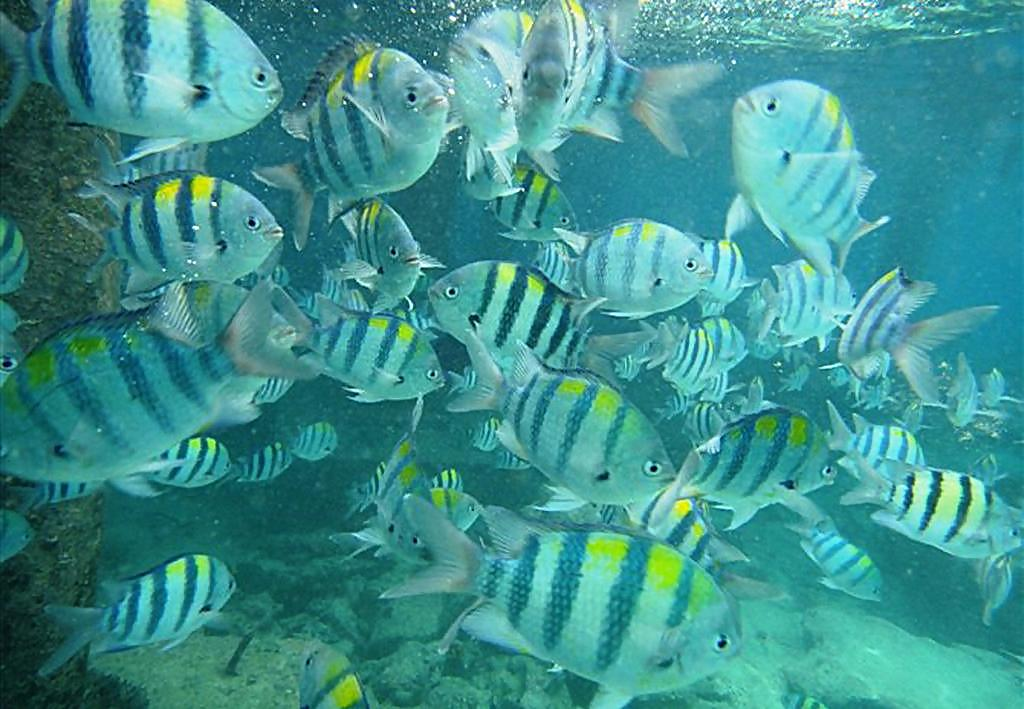
#> input picture images/before/116_img_.png, 1024 x 709 px; its folder holds only this picture in this run
$ python test.py
#> lines starting #> are read from the running program, lines starting #| are printed output that depends on the picture
#> in main, img is the input picture: shape (709, 1024, 3); mean B, G, R 142.3, 145.2, 61
#> (printed output is left out)
### LACC.py
import cv2
import numpy as np

def process(I, stop_criterion=1e-2, noise_kernel_size=25, noise_std=1.0):
  '''
  I:
  The input image of which the channel format is normalsed RGB or normalised BGR,
  i.e. the range of values for each channel is [0.0, 1.0].

  stop_criterion:
  When the loss being minimised is less than or equal to this value, stop the iterative optimisation loop.

  noise_kernel_size:
  The size of the square gaussian kernel for blurring the input I.

  noise_std:
  The standard deviation of the 2d isotropic gaussian distribution used for blurring the input I.

  '''
#> called with stop_criterion = 0.01, noise_kernel_size = 25, noise_std = 1

  mean = np.mean(I, axis=(0, 1))
#> mean = [0.558, 0.569, 0.24]
  order_indices = np.argsort(mean)
#> order_indices = [2, 0, 1]
  mean_s = mean[order_indices[0]]
#> mean_s = 0.24
  mean_m = mean[order_indices[1]]
#> mean_m = 0.558
  mean_l = mean[order_indices[2]]
#> mean_l = 0.569

  I_copy = I.copy()
  # I_s/I_m/I_l are views of I_copy
  I_s = I_copy[..., order_indices[0]]
  I_m = I_copy[..., order_indices[1]]
  I_l = I_copy[..., order_indices[2]]
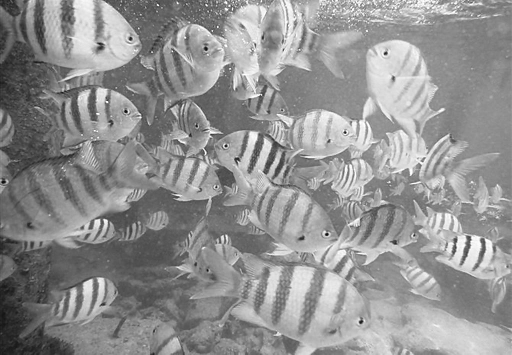
#> I_l: shape (709, 1024) float32 (shown at 1/2 size); min 0.0118, max 1, mean 0.569

  min_I_l = np.min(I_l)
#> min_I_l = 0.0118
  max_I_l = np.max(I_l)
#> max_I_l = 1
  # Constraining the lower bound of the denominator to retain numerical stability
  denominator = np.maximum(max_I_l - min_I_l, 1e-8)
#> denominator = 0.988
  I_l = (I_l - min_I_l) / denominator
  mean_l = (mean_l - min_I_l) / denominator
#> mean_l = 0.564

  # Minimising the loss function "loss1 + loss2" by iteratively
  # update I_s/mean_s and I_m/mean_m based on I_l/mean_l
  while True:

    loss2 = np.abs(mean_l - mean_s)
    loss1 = np.abs(mean_l - mean_m)
    #print(f'|loss| = {loss1 + loss2}')
    if loss1+loss2 <= stop_criterion:
      break


    I_s += (mean_l - mean_s) * I_l
    I_m += (mean_l - mean_m) * I_l
    mean_s = np.mean(I_s)
    mean_m = np.mean(I_m)
#> this loop made 6 passes
#> (loss2, loss1, mean_s, mean_m) on passes 1 to 5: (0.325, 0.00608, 0.422, 0.562), (0.142, 0.00254, 0.502, 0.563), (0.0619, 0.00111, 0.537, 0.564), (0.027, 0.000483, 0.552, 0.564), (0.0117, 0.00021, 0.559, 0.564)
#> pass 1, in process, `I_s += (mean_l - mean_s) * I_l`:
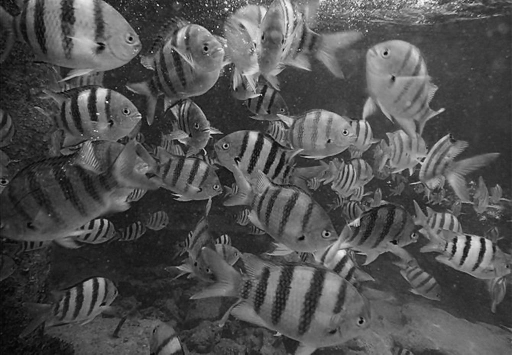
#> I_s: shape (709, 1024) float32 (shown at 1/2 size); min 0, max 1.32, mean 0.422; drawn with min black and max white


  I_ct_list = [(I_s, order_indices[0]), (I_m, order_indices[1]), (I_l, order_indices[2])]
  I_ct_list.sort(key=lambda pair: pair[1])
  I_ct = np.stack([I_ct_channel for I_ct_channel, _ in I_ct_list], axis=-1)

  D = I - cv2.GaussianBlur(I, (noise_kernel_size, noise_kernel_size), noise_std)
  one_minus_AM = I[..., order_indices[0]:order_indices[0]+1]**1.2
  #one_minus_AM = np.min(I, axis=-1, keepdims=True)**1.2


  return np.clip(D + (1.0 - one_minus_AM) * I_ct + one_minus_AM * I, 0.0, 1.0)


### LACE.py
import cv2
import numpy as np

def process(Lab, block_size=25, epsilon=1e-2):
  '''
  Lab:
  The input image in the CIEL*a*b* format.

  block_size:
  The size of square blocks for calculating local statistics;
  this is also the size of the square kernel used for guilded image filtering.

  epsilon:
  The parameter of guilded image filtering which controls the degree of local variances being preserved.
  Its value should be >= 0.0, and the larger it is, the stronger smoothing effect is produced.
  '''
#> called with block_size = 25, epsilon = 0.01

  L = Lab[..., 0]
  ab = Lab[..., 1:]

  ############## for L ##############

  kernel = np.ones((block_size, block_size))
  normalised_kernel = kernel / (block_size*block_size)
  centre = (block_size+1) // 2 - 1

  # The anchor of the kernel
  anchor = np.array((centre, centre))

  # the anchor of the flipped version (both horizontally and vertically) of the kernel. For a w by w square kernel with an odd w,
  # the anchors for both the non-flipped and flipped kernel are the same
  anchor_after_flipped = block_size - anchor - 1

  block_mean = cv2.filter2D(L, -1, normalised_kernel, anchor=anchor)

  # Making sure block variances are at least 1e-8,
  # such that the division operation later which takes variances as denominator will not cause 'divided-by-zero' errors.
  #
  # Note that ratios computed from too small block variances ends up being capped at 2.0,
  # so placing the 1e-8 lower bound is highly unlikely to change the supposed ratio outcomes
  block_var = np.maximum(cv2.filter2D(L**2, -1, normalised_kernel, anchor=anchor) - block_mean**2, 1e-8)
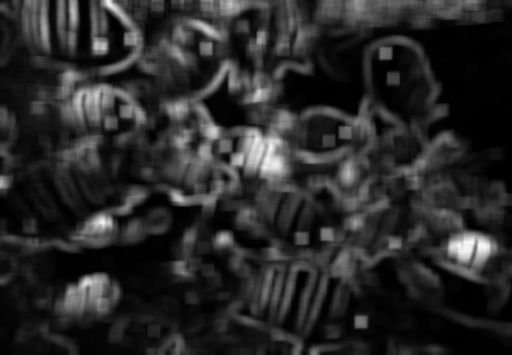
#> block_var: shape (709, 1024) float32 (shown at 1/2 size); min 0.838, max 718.5, mean 117.4; drawn with min black and max white
  global_var = np.var(L)
#> global_var = 315.1
  ratio =  np.minimum(global_var / block_var, 2.0)

  # for each pixel, the scale and offset are averaged over all blocks in which that pixel is involved,
  # so its value in L_eb is equivalent to the average of all mapped pixel values computed from different blocks

  #L_eb = block_mean + ratio * (L - block_mean)
  L_eb = cv2.filter2D(ratio, -1, normalised_kernel, anchor=anchor_after_flipped) * L + cv2.filter2D((1.0 - ratio) * block_mean, -1, normalised_kernel, anchor=anchor_after_flipped)

  L_min = cv2.erode(L_eb, kernel, anchor=anchor, borderType=cv2.BORDER_DEFAULT)
  L_max = cv2.dilate(L_eb, kernel, anchor=anchor, borderType=cv2.BORDER_DEFAULT)

  max_minus_min = L_max - L_min

  L_eb_mean = cv2.filter2D(L_eb, -1, normalised_kernel, anchor=anchor)
  L_eb_squared_mean = cv2.filter2D(L_eb**2, -1, normalised_kernel, anchor=anchor)
  L_eb_var = np.maximum(L_eb_squared_mean - L_eb_mean**2, 0.0)

  # While the paper does not include the epsilon term in its "guided image filtering" equation, it must be there as without it,
  # k will degrade to max_minus_min and v will degrade to L_min,
  # which implies the output of the guided image filtering is just the original input L_eb, and thus no filtering effect at all.
  k_over_max_minus_min = L_eb_var / (L_eb_var + max_minus_min**2 * epsilon)

  # It is k_over_max_minus_min, not k, that is actually used in the computation below
  #k = max_minus_min * k_over_max_minus_min
  v = L_eb_mean - k_over_max_minus_min * (L_eb_mean - L_min)


  # For each block, since guide(i, j) = (L_eb(i, j) - L_min) / max_minus_min,
  # => k * guide(i, j) + v = k_over_max_minus_min * L_eb(i, j) + (v - k_over_max_minus_min * L_min,
  # and therefore the cv2.filter2D() calls below are invoked to average those values over blocks
  L = cv2.filter2D(k_over_max_minus_min, -1, normalised_kernel, anchor=anchor_after_flipped) * L_eb + cv2.filter2D(v - k_over_max_minus_min * L_min, -1, normalised_kernel, anchor=anchor_after_flipped)
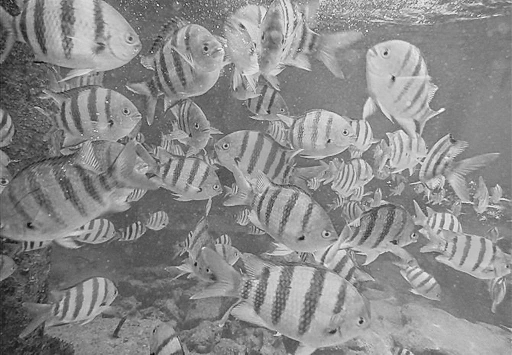
#> L: shape (709, 1024) float32 (shown at 1/2 size); min -13.74, max 117.9, mean 57.7; drawn with min black and max white
  L = L[..., np.newaxis]


  ############## for ab ##############

  # Temperarily shifting the range of values for both a* and b* channel to [1, 255],
  # so that the denominator, which is defined as mean_a + mean_b, will not be 0
  ab += 128.0
  mean_ab = np.mean(ab, axis=(0, 1))
#> mean_ab = [121.3, 125.8]

  denominator = mean_ab.sum()
#> denominator = 247.1

  if mean_ab[0] < mean_ab[1]:
    factor = np.stack(((mean_ab[1] - mean_ab[0]) / denominator, 0.0))
#> factor = [0.0181, 0]
  elif mean_ab[0] > mean_ab[1]:
    factor = np.stack(((0.0, mean_ab[0] - mean_ab[1]) / denominator))
  else:
    factor = np.zeros(2)

  # Applying the compensation and inverting the shifted range back to the original one
  ab += factor * ab - 128.0

  return np.concatenate((np.clip(L, 0, 100), np.clip(ab, -127, 127)), axis=-1)
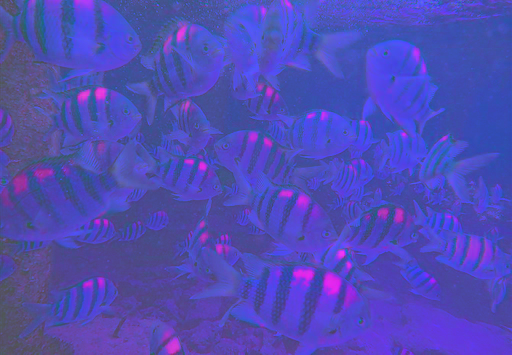
#> returned value: shape (709, 1024, 3) float32 (shown at 1/2 size); mean of channels 0, 1, 2 57.7, -4.6, -2.2; drawn with min black and max white

### test.py
import os
import cv2
import numpy as np

import LACC
import LACE

def main():
  input_root_path = "images/before"
  output_root_path = "images/after"

  os.makedirs(output_root_path, exist_ok=True)
  with os.scandir(input_root_path) as entries:
    for entry in entries:
      if entry.is_file():
        # Assuming all files are images to be processed
        img = cv2.imread(entry.path)
        print(f'Processing {entry.path} {img.shape} ...', end='', flush=True)

        img = img.astype(np.float32)
        ct_img = LACC.process(img / 255.0)
        Lab = cv2.cvtColor(ct_img, cv2.COLOR_BGR2Lab)
        enhanced_Lab = LACE.process(Lab)
#> Lab: shape (709, 1024, 3) float32; mean of channels 0, 1, 2 57.7, -4.6, -2.2

        enhanced_BGR = cv2.cvtColor(enhanced_Lab, cv2.COLOR_Lab2BGR)
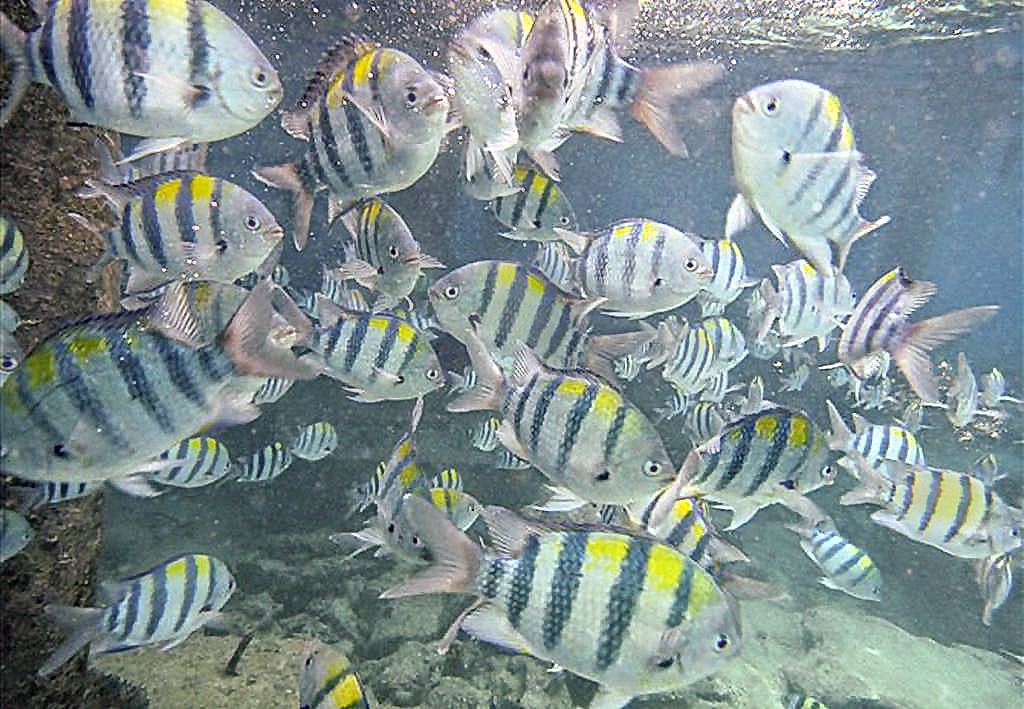
#> enhanced_BGR: shape (709, 1024, 3) float32; mean B, G, R 0.562, 0.56, 0.504

        output_path = os.path.join(output_root_path, os.path.relpath(entry.path, start=input_root_path))
        cv2.imwrite(output_path, np.round(enhanced_BGR * 255.0).astype(np.uint8))
        print('done')


if __name__ == '__main__':
  main()

$ run again, on images/before/383_img_.png
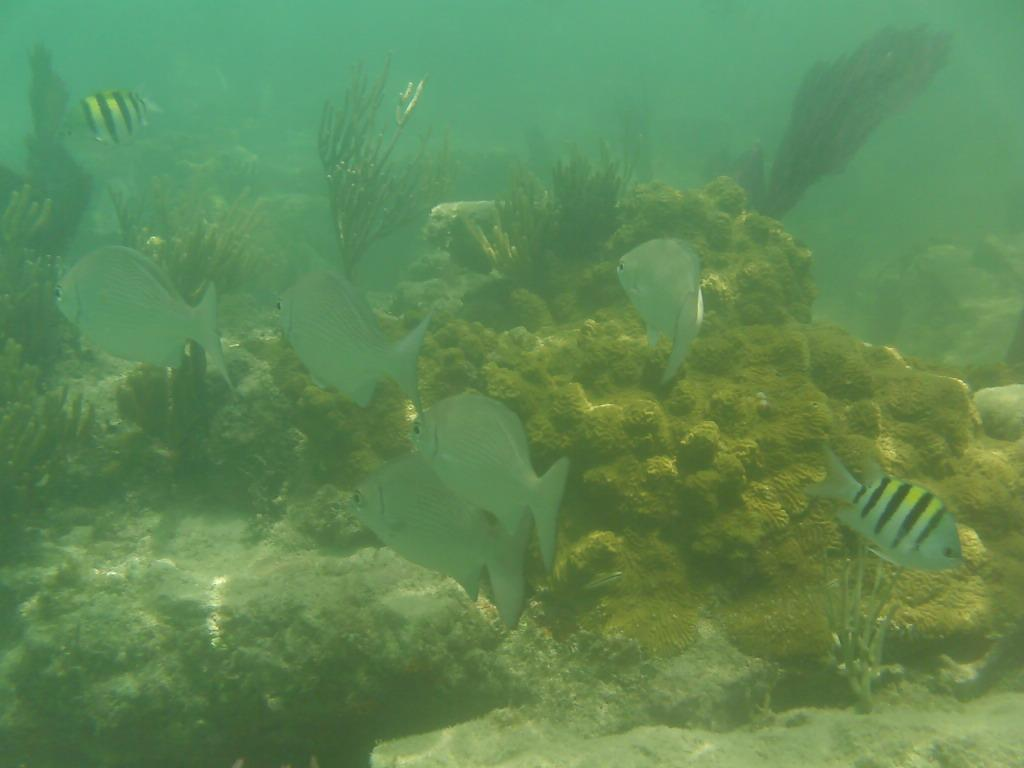
#> input picture images/before/383_img_.png, 1024 x 768 px
#> in main, img is the input picture: shape (768, 1024, 3); mean B, G, R 85.9, 137.7, 95.5
#> (printed output is left out)
#> mean = [0.337, 0.54, 0.375]
#> order_indices = [0, 2, 1]
#> in process, `mean_s = mean[order_indices[0]]`: mean_s = 0.337
#> in process, `mean_m = mean[order_indices[1]]`: mean_m = 0.375
#> in process, `mean_l = mean[order_indices[2]]`: mean_l = 0.54
#> min_I_l = 0.322
#> max_I_l = 1
#> in process, `denominator = np.maximum(max_I_l - min_I_l, 1e-8)`: denominator = 0.678
#> in process, `mean_l = (mean_l - min_I_l) / denominator`: mean_l = 0.322
#> the loop in process, `while True: ` made 6 passes
#> (loss2, loss1, mean_s, mean_m) on passes 1 to 5: (0.0154, 0.0529, 0.332, 0.358), (0.00998, 0.0357, 0.329, 0.346), (0.00677, 0.0242, 0.327, 0.338), (0.00459, 0.0164, 0.325, 0.333), (0.00311, 0.0111, 0.324, 0.329)
#> global_var = 138.4
#> in process, `L = cv2.filter2D(k_over_max_minus_min, -1, normalised_kernel, anchor=a..`:
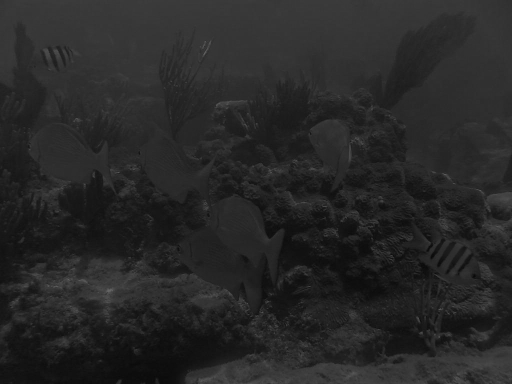
#> L: shape (768, 1024) float32 (shown at 1/2 size); min 6.09, max 103.6, mean 39.8
#> mean_ab = [123.2, 134.6]
#> in process, `denominator = mean_ab.sum()`: denominator = 257.8
#> factor = [0.0443, 0]
#> in main, `enhanced_BGR = cv2.cvtColor(enhanced_Lab, cv2.COLOR_Lab2BGR)`:
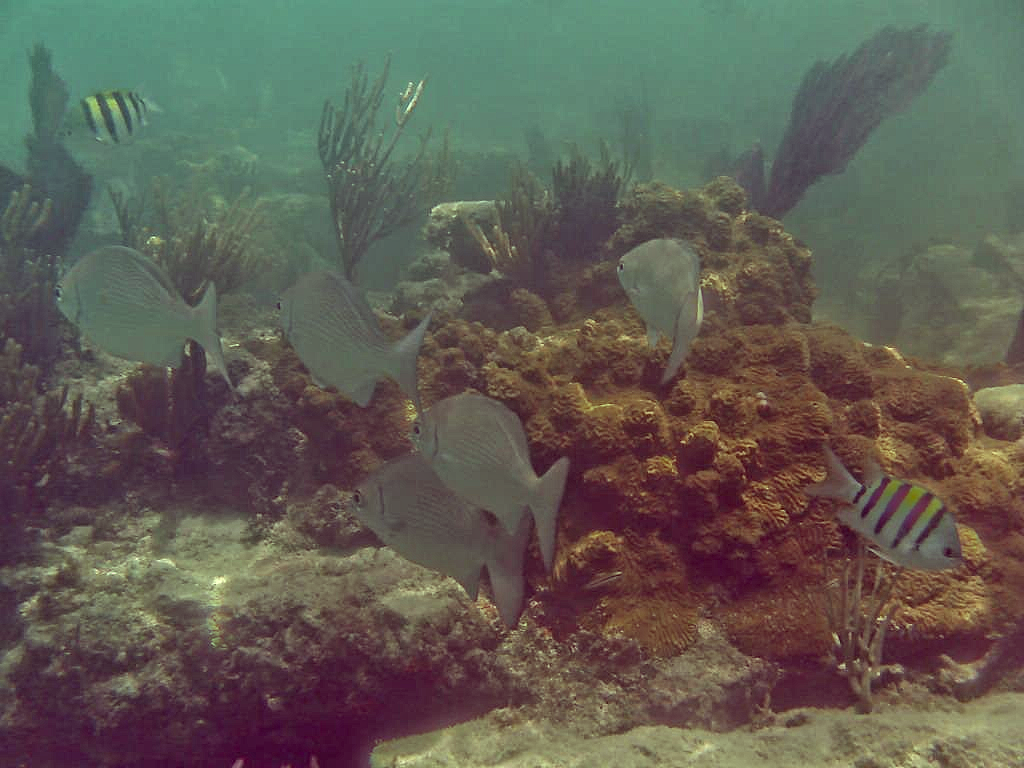
#> enhanced_BGR: shape (768, 1024, 3) float32; mean B, G, R 0.328, 0.366, 0.38

$ run again, on images/before/603_img_.png
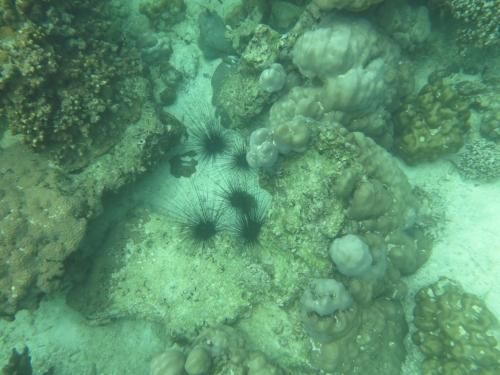
#> input picture images/before/603_img_.png, 500 x 375 px
#> in main, img is the input picture: shape (375, 500, 3); mean B, G, R 111, 147.2, 92.6
#> (printed output is left out)
#> mean = [0.435, 0.577, 0.363]
#> order_indices = [2, 0, 1]
#> in process, `mean_s = mean[order_indices[0]]`: mean_s = 0.363
#> in process, `mean_m = mean[order_indices[1]]`: mean_m = 0.435
#> in process, `mean_l = mean[order_indices[2]]`: mean_l = 0.577
#> min_I_l = 0.212
#> max_I_l = 1
#> in process, `denominator = np.maximum(max_I_l - min_I_l, 1e-8)`: denominator = 0.788
#> in process, `mean_l = (mean_l - min_I_l) / denominator`: mean_l = 0.464
#> the loop in process, `while True: ` made 6 passes
#> (loss2, loss1, mean_s, mean_m) on passes 1 to 5: (0.101, 0.0285, 0.41, 0.448), (0.0538, 0.0153, 0.435, 0.455), (0.0289, 0.00818, 0.448, 0.459), (0.0155, 0.00439, 0.455, 0.461), (0.0083, 0.00235, 0.459, 0.462)
#> in process, `block_var = np.maximum(cv2.filter2D(L**2, -1, normalised_kernel, ancho..`:
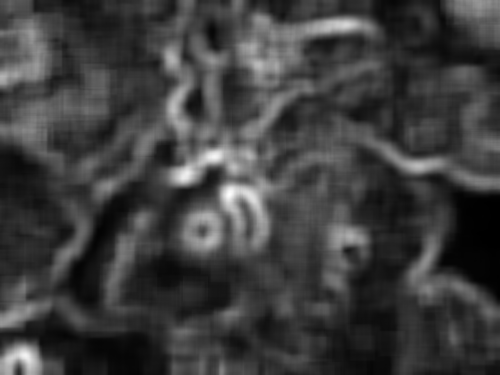
#> block_var: shape (375, 500) float32; min 1.47, max 443.2, mean 110; drawn with min black and max white
#> global_var = 348.5
#> mean_ab = [120.3, 131.1]
#> in process, `denominator = mean_ab.sum()`: denominator = 251.4
#> factor = [0.0429, 0]
#> in main, `enhanced_BGR = cv2.cvtColor(enhanced_Lab, cv2.COLOR_Lab2BGR)`:
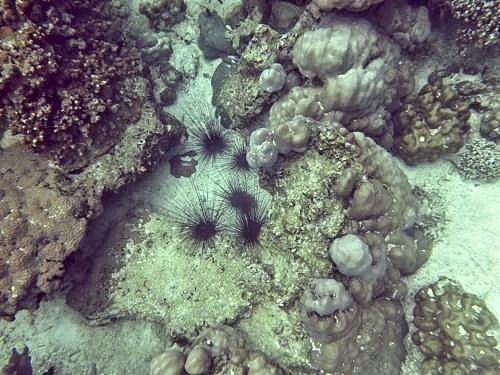
#> enhanced_BGR: shape (375, 500, 3) float32; mean B, G, R 0.454, 0.484, 0.464
